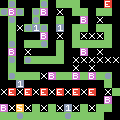

Rendered tile map (Tiled .tmx) drawn with the repository's tilesets; below, a short description and the full map source, tile grids included:
An orthogonal 15x15 tile map with 8x8 px tiles, 1 tile layer (tiles).

<map version="1.4" tiledversion="1.4.2" orientation="orthogonal" renderorder="right-down" width="15" height="15" tilewidth="8" tileheight="8" infinite="0" nextlayerid="3" nextobjectid="1">
 <properties>
  <property name="title" value="Quarter C" />
 </properties>
 <tileset firstgid="1" source="tilemap.tsx" />
 <layer id="1" name="tiles" width="15" height="15">
  <data encoding="csv">
0,7,0,0,0,7,0,1,1,1,0,0,0,2,0,
7,5,7,0,7,5,0,4,0,1,1,0,1,1,0,
0,7,0,0,7,0,0,1,0,0,5,0,4,0,0,
0,1,4,7,6,7,0,6,0,1,1,0,1,1,0,
0,1,0,0,0,5,0,4,0,1,4,4,4,1,0,
0,7,0,1,1,7,0,1,0,1,1,1,1,1,0,
0,5,0,4,0,0,0,1,0,0,5,0,4,0,0,
0,7,0,7,1,1,1,1,0,4,4,4,4,4,4,
0,1,0,0,0,0,0,0,0,4,0,4,0,0,0,
0,7,1,1,1,4,5,1,1,5,1,5,1,7,0,
0,0,6,0,0,0,0,0,0,0,0,0,0,1,0,
4,2,4,2,4,2,4,2,4,2,4,2,0,4,1,
0,0,0,0,0,0,0,0,0,0,0,0,0,5,0,
5,4,3,4,1,4,1,4,6,4,1,4,1,1,0,
1,1,7,1,1,1,1,1,7,1,1,1,1,0,0
</data>
 </layer>
</map>
